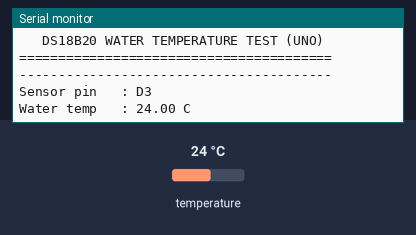
Bench run of a sketch on a simulated Arduino Uno, built with avr-gcc and run on an emulated ATmega328P. Parts: the last lines printed to the serial monitor. The test bench sets the inputs (shaded band); at power-on: temperature 24 °C.

Above: at 1.2 s.
1.3 s: temperature set to 12 °C
At 4.3 s:
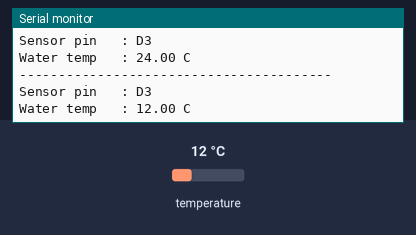
5.0 s: temperature set to 19 °C
At 12.04 s:
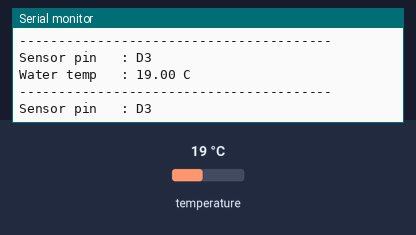
Timing chart, 0 to 13.5 s (numbered marks = the images above; inputs shaded):
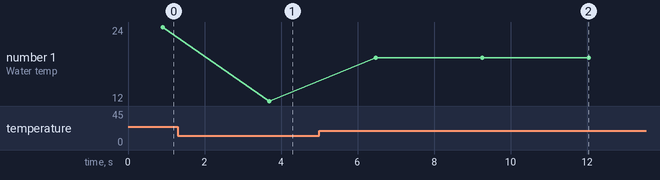

The sketch:

DS18B20_only.ino
```cpp
#include <DallasTemperature.h>
#include <OneWire.h>

#define WATER_TEMP_PIN 3

OneWire oneWire(WATER_TEMP_PIN);
DallasTemperature waterTempSensor(&oneWire);

bool isValidWaterTempC(float tempC) {
  return tempC != DEVICE_DISCONNECTED_C && tempC >= -55.0 && tempC <= 125.0;
}

float readWaterTempC() {
  waterTempSensor.requestTemperatures();
  return waterTempSensor.getTempCByIndex(0);
}

void setup() {
  Serial.begin(9600);
  waterTempSensor.begin();

  Serial.println("========================================");
  Serial.println("   DS18B20 WATER TEMPERATURE TEST (UNO) ");
  Serial.println("========================================");
}

void loop() {
  float waterTemp = readWaterTempC();
  bool waterTempOk = isValidWaterTempC(waterTemp);

  Serial.println("----------------------------------------");
  Serial.print("Sensor pin   : D3\n");
  if (waterTempOk) {
    Serial.print("Water temp   : ");
    Serial.print(waterTemp, 2);
    Serial.println(" C");
  } else {
    Serial.println("Water temp   : unavailable");
    Serial.println("Check DS18B20 wiring and pull-up resistor.");
  }

  delay(2000);
}
```

Measured:
- after the input at 1.3 s, the serial monitor: prints a new line after 2.4 s (image 1)
- after the input at 5.0 s, the serial monitor: prints a new line after 1.5 s (image 2)
- plotted number 1: 24 → 12 after the input at 1.3 s, 12 → 19 after the input at 5.0 s
